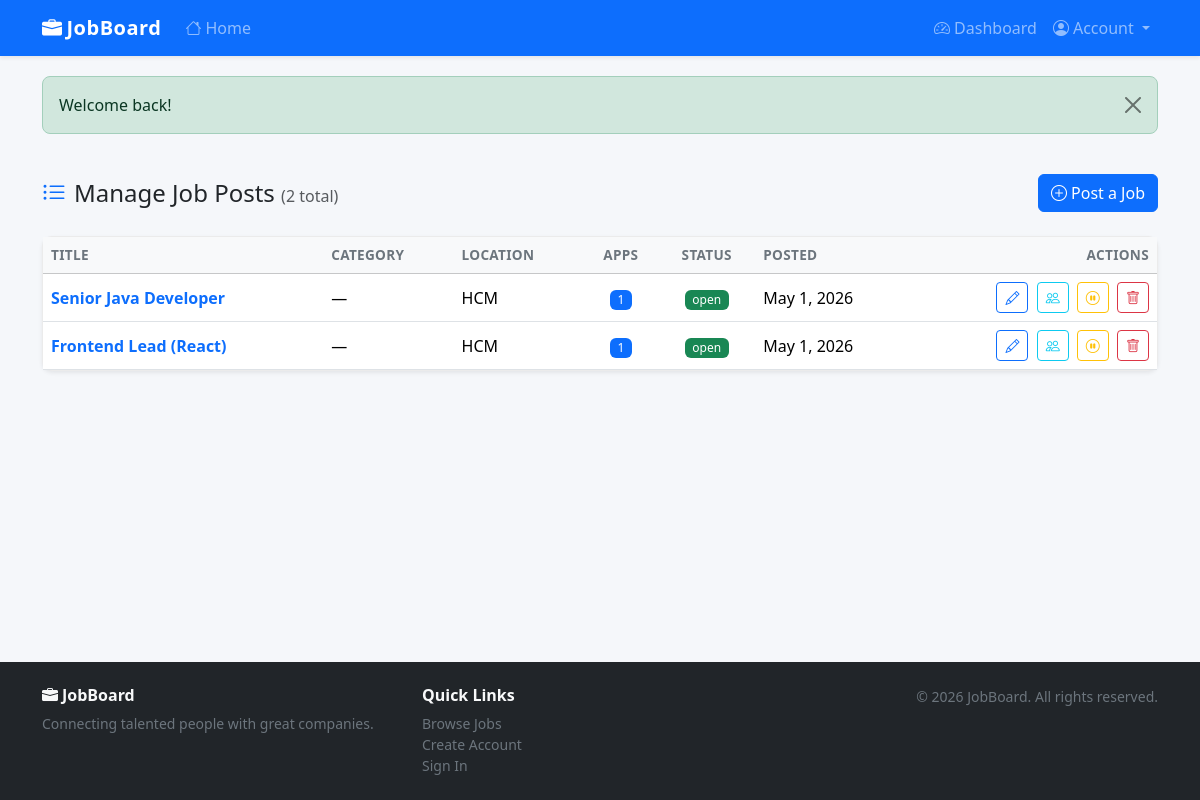
Screenshot of /employer/manage_posts.php (signed in) with the database file from the repository.
### tables this page shows
CREATE TABLE `job_posts` (
  `id`           int(10) UNSIGNED NOT NULL AUTO_INCREMENT,
  `employer_id`  int(10) UNSIGNED NOT NULL,
  `title`        varchar(200)     NOT NULL,
  `description`  text             NOT NULL,
  `requirements` text             DEFAULT NULL,
  `salary`       varchar(100)     DEFAULT NULL COMMENT 'DEPRECATED — use salary_min/salary_max',
  `salary_min`   bigint(20)       DEFAULT NULL,
  `salary_max`   bigint(20)       DEFAULT NULL,
  `currency`     enum('VND','USD','EUR') NOT NULL DEFAULT 'VND',
  `end_date`     date             DEFAULT NULL COMMENT 'Application deadline',
  `recruit_type` enum('fulltime','parttime','online','offline') NOT NULL DEFAULT 'fulltime',
  `location`     varchar(150)     DEFAULT NULL,
  `category`     varchar(100)     DEFAULT NULL,
  `status`       enum('open','closed') NOT NULL DEFAULT 'open',
  `created_at`   datetime         NOT NULL DEFAULT current_timestamp(),
  PRIMARY KEY (`id`),
  KEY `idx_jp_employer`  (`employer_id`),
  KEY `idx_jp_status`    (`status`),
  KEY `idx_jp_created`   (`created_at`),
  KEY `idx_jp_end_date`  (`end_date`),
  CONSTRAINT `fk_jp_employer` FOREIGN KEY (`employer_id`) REFERENCES `employer_profiles` (`id`) ON DELETE CASCADE
);

### employer/manage_posts.php (the view, shortened to what this page needs)
<?php
$user    = getCurrentUser();
$epId    = $user['profile_id'];
$perPage = 10;
$page    = max(1, (int)($_GET['page'] ?? 1));
$offset  = ($page - 1) * $perPage;
try {
    $pdo = getDB();
    $countStmt = $pdo->prepare('SELECT COUNT(*) FROM job_posts WHERE employer_id = ?');
    $countStmt->execute([$epId]);
    $total = (int)$countStmt->fetchColumn();
    $stmt = $pdo->prepare(
        'SELECT jp.id, jp.title, jp.location, jp.category, jp.status, jp.created_at,
                (SELECT COUNT(*) FROM applications WHERE job_id = jp.id) AS app_count
         FROM job_posts jp
         WHERE jp.employer_id = ?
         ORDER BY jp.created_at DESC
         LIMIT ? OFFSET ?'
    );
    $stmt->execute([$epId, $perPage, $offset]);
    $posts = $stmt->fetchAll();
} catch (PDOException $e) {
    error_log($e->getMessage());
    $posts = [];
    $total = $pages = 0;
}
require_once __DIR__ . '/../includes/header.php';
?>
<div class="d-flex justify-content-between align-items-center mb-4">
  <h4 class="mb-0">
    <i class="bi bi-list-ul me-2 text-primary"></i>Manage Job Posts
    <small class="text-muted fs-6">(<?= $total ?> total)</small>
  </h4>
  <a href="/website/employer/post_job.php" class="btn btn-primary">
    <i class="bi bi-plus-circle me-1"></i>Post a Job
  </a>
</div>
<?php if (empty($posts)): ?>
  <div class="text-center py-5 text-muted">
    <i class="bi bi-briefcase fs-1 d-block mb-3"></i>
    You haven't posted any jobs yet.
    <a href="/website/employer/post_job.php">Post your first job</a>
  </div>
<?php else: ?>
  <div class="card shadow-sm">
    <div class="table-responsive">
      <table class="table table-hover align-middle mb-0">
        <thead class="table-light">
          <tr>
            <th>Title</th>
            <th>Category</th>
            <th>Location</th>
            <th class="text-center">Apps</th>
            <th class="text-center">Status</th>
            <th>Posted</th>
            <th class="text-end">Actions</th>
          </tr>
        </thead>
        <tbody>
          <?php foreach ($posts as $post): ?>
            <tr>
              <td>
                <a href="/website/employer/edit_post.php?id=<?= $post['id'] ?>"
                   class="fw-semibold text-decoration-none">
                  <?= htmlspecialchars($post['title']) ?>
                </a>
              </td>
              <td><?= htmlspecialchars($post['category'] ?: '—') ?></td>
              <td><?= htmlspecialchars($post['location'] ?: '—') ?></td>
              <td class="text-center">
                <a href="/website/employer/applicants.php?job_id=<?= $post['id'] ?>"
                   class="badge bg-primary text-decoration-none">
                  <?= $post['app_count'] ?>
                </a>
              </td>
              <td class="text-center">
                <span class="badge bg-<?= $post['status'] === 'open' ? 'success' : 'secondary' ?>">
                  <?= $post['status'] ?>
                </span>
              </td>
              <td class="text-nowrap">
                <?= date('M j, Y', strtotime($post['created_at'])) ?>
              </td>
              <td class="text-end text-nowrap">
                <a href="/website/employer/edit_post.php?id=<?= $post['id'] ?>"
                   class="btn btn-sm btn-outline-primary">
                  <i class="bi bi-pencil"></i>
                </a>
                <a href="/website/employer/applicants.php?job_id=<?= $post['id'] ?>"
                   class="btn btn-sm btn-outline-info ms-1">
                  <i class="bi bi-people"></i>
                </a>
                <form method="post" class="d-inline ms-1">
                  <?php if ($post['status'] === 'open'): ?>
                    <button type="submit" name="action" value="close"
                            class="btn btn-sm btn-outline-warning"
                            title="Close posting">
                      <i class="bi bi-pause-circle"></i>
                    </button>
                  <?php endif; ?>
                </form>
                <form method="post" class="d-inline ms-1"
                      onsubmit="return confirm('Permanently delete this post?')">
                  <button type="submit" class="btn btn-sm btn-outline-danger" title="Delete">
                    <i class="bi bi-trash"></i>
                  </button>
                </form>
              </td>
            </tr>
          <?php endforeach; ?>
        </tbody>
      </table>
    </div>
  </div>
<?php endif; ?>
<?php require_once __DIR__ . '/../includes/footer.php'; ?>

### assets/css/style.css (style rules this page uses)
html { scroll-padding-top: 70px; }
body { font-family: 'Segoe UI', system-ui, -apple-system, sans-serif; background-color: #f5f7fa; color: #212529; padding-top: 60px; display: flex; flex-direction: column; min-height: 100vh; }
.card { border: 1px solid rgba(0, 0, 0, .08); border-radius: .625rem; }
.table th { font-weight: 600; font-size: .85rem; text-transform: uppercase; letter-spacing: .3px; color: #6c757d; }
.badge { font-weight: 500; }

### rows the page displays
job_posts: title "Senior Java Developer", category "—", location "HCM", app_count "1", status "open", created_at "May 1, 2026"
job_posts: title "Frontend Lead (React)", category "—", location "HCM", app_count "1", status "open", created_at "May 1, 2026"

### other values shown
$flash['msg'] "Welcome back!"
$total "2"
